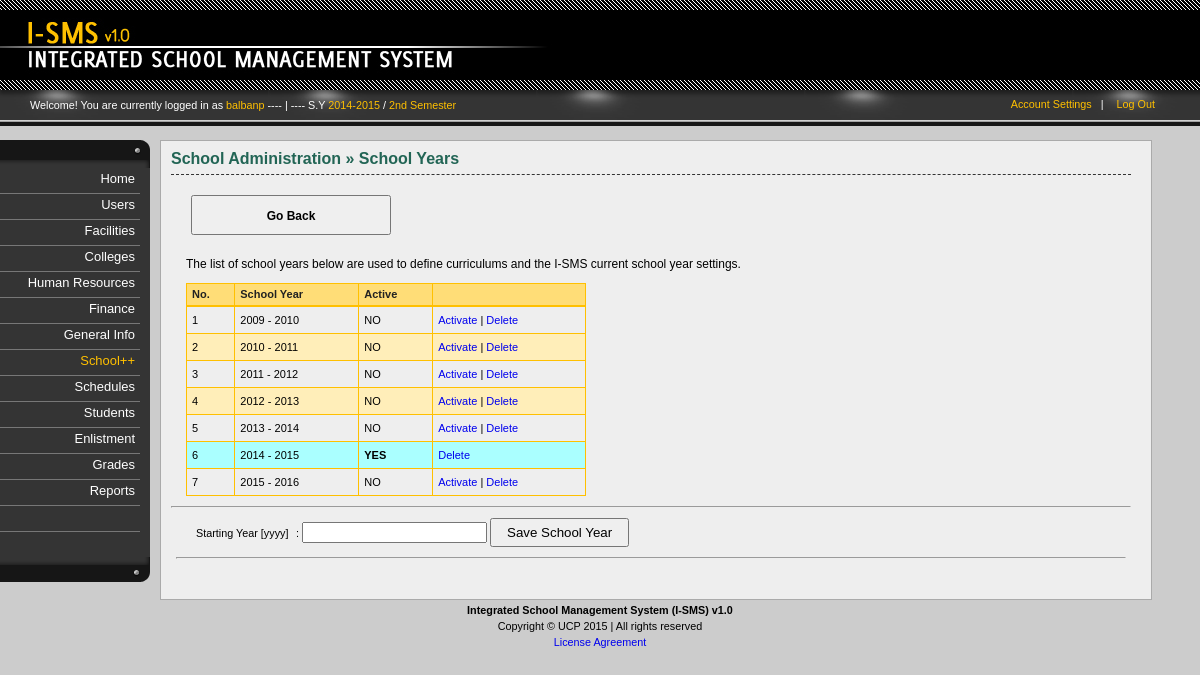
The page /schoolplusplus-school_years.php (signed in) on the database its author committed.
### _system/_config/sys_config.php (called while the page is built, shortened)
<?php
		$DIR_SERVER_FOLDER = "";
		$DIR_CSS_DEFAULT = "http://" . $_SERVER['HTTP_HOST'] . $DIR_SERVER_FOLDER . "/design/default/css/";
?>

### _libs/classes/fix.inc.php (called while the page is built, shortened)
<?php
	class SchoolYear2{
		function __construct($year_id, $start, $end, $active){
			$this->start = $start;
			$this->end = $end;
		}
	}
	class Semester2{
		function __construct($semester_id, $description, $shorthand, $active){
			$this->description = $description;
		}
	}
	class FixManager{
		private $conn = null;
		function __construct($conn = null){
			if($conn !== null){
				$this->conn = $conn;
			} else {
				$this->error = "No defined connection.";
			}
		}
		function GetActiveSchoolYear(){
			$years = null;
			if($this->conn == null){
				$error = "No defined connection.";
				return null;
			} else {
				$conn = $this->conn;
				$query = "SELECT SchoolYearID, Start, End, Active FROM `sch-school_years` WHERE Active=1 ";
				$query .= "ORDER BY Start";
				$result = $conn->query($query);
				if($conn->error <> ""){
					$this->error = $conn->error;
				} else {
					$years = array();
					$ctr = 0;
					if($result->num_rows > 0){
						while($row = $result->fetch_assoc()){
							$years[$ctr] = new SchoolYear2($row['SchoolYearID'], $row['Start'], $row['End'], $row['Active']);
							$ctr++;
						}
					}
				}
			}
			return $years;
		}
		function GetActiveSemester(){
			$semesters = null;
			if($this->conn == null){
				$error = "No defined connection.";
				return null;
			} else {
				$conn = $this->conn;
				$query = "SELECT SemesterID, Description, Shorthand, Active FROM `sch-semesters` ";
				$query .= "WHERE 1=1 AND Active=1 ";
				$result = $conn->query($query);
				if($conn->error <> ""){
					$this->error = $conn->error;
				} else {
					$semesters = array();
					$ctr = 0;
					if($result->num_rows > 0){
						while($row = $result->fetch_assoc()){
							$semesters[$ctr] = new Semester2($row['SemesterID'], $row['Description'], $row['Shorthand'], $row['Active']);
							$ctr++;
						}
					}
				}
			}
			return $semesters;
		}
	}
?>

### _libs/classes/schl.inc.php (called while the page is built, shortened)
<?php
	class SchoolYear{
		function __construct($year_id, $start, $end, $active){
			$this->year_id = $year_id;
			$this->start = $start;
			$this->end = $end;
			$this->active = $active;
		}
	}
	class SchoolManager{
		private $conn = null;
		function __construct($conn = null){
			if($conn !== null){
				$this->conn = $conn;
			} else {
				$this->error = "No defined connection.";
			}
		}
		function GetSchoolYears($school_year_id = null){
			$years = null;
			if($this->conn == null){
				$error = "No defined connection.";
				return null;
			} else {
				$conn = $this->conn;
				$query = "SELECT SchoolYearID, Start, End, Active FROM `sch-school_years` ";
				$query .= "ORDER BY Start";
				$result = $conn->query($query);
				if($conn->error <> ""){
					$this->error = $conn->error;
				} else {
					$years = array();
					$ctr = 0;
					if($result->num_rows > 0){
						while($row = $result->fetch_assoc()){
							$years[$ctr] = new SchoolYear($row['SchoolYearID'], $row['Start'], $row['End'], $row['Active']);
							$ctr++;
						}
					}
				}
			}
			return $years;
		}
	}
?>

### schoolplusplus-school_years.php (the view, shortened to what this page needs)
<?php
	require_once("_system/_config/sys_config.php");
	require_once(CLASSLIST . "user.inc.php");
	require_once(CLASSLIST . "menu.inc.php");
	require_once(CLASSLIST . "schl.inc.php");
	if(isset($_SESSION['UserInfo'])){
		$UserInfo = unserialize($_SESSION['UserInfo']);
	} else {
		header("Location: index.php?error=2");
		exit();
	}
	$ISMS = new ISMSConnection(CONNECTION_TYPE);
	$conn = $ISMS->GetConnection();
	$hnd = new SchoolManager($conn);
	$school_years = $hnd->GetSchoolYears();
?>
<!DOCTYPE html PUBLIC "-//W3C//DTD XHTML 1.0 Transitional//EN" "http://www.w3.org/TR/xhtml1/DTD/xhtml1-transitional.dtd">
<html lang="en-US" xml:lang="en-US" xmlns="http://www.w3.org/1999/xhtml">
	<head>
<?php
	require_once("_system/_config/head_config.php");
	echo "<link rel=\"stylesheet\" href=\"" . $DIR_CSS_DEFAULT . "home.css\" />";
	echo "<link rel=\"stylesheet\" href=\"" . $DIR_CSS_DEFAULT . "verticalnav.css\" />";
	echo "<link rel=\"stylesheet\" href=\"" . $DIR_CSS_DEFAULT . "columns.css\" />";
	echo "<link rel=\"stylesheet\" href=\"" . $DIR_CSS_DEFAULT . "content.css\" />";
	echo "<link rel=\"stylesheet\" href=\"" . $DIR_CSS_DEFAULT . "actions.css\" />";
	echo "<link rel=\"stylesheet\" href=\"" . $DIR_CSS_DEFAULT . "tables.css\" />";
	echo "<link rel=\"stylesheet\" href=\"" . $DIR_CSS_DEFAULT . "tweaks.css\" />";
?>
	</head>
	<body id="school">
		<div id="container">
			<div id="header">
				<?php require_once("_system/main/banner.inc.php"); ?>
				<?php require_once("_system/main/dashboard.inc.php"); ?>
			</div><?php  ?>
			<div id="body">
				<div class="content">
					<div class="column" id="column-first">
						<?php require_once("_system/main/mainmenu.inc.php"); ?>
					</div>
					<div class="column" id="column-second">
						<div class="inner">
							<h1>
								<span class="Highlight">School Administration &raquo; School Years</span>
							</h1>
							<div id="actions">
								<p class="action"><input type="button" value="Go Back" onclick="window.location='schoolplusplus.php'" />
								<?php  ?></p>
							</div>
							<p class="">The list of school years below are used to define curriculums and the I-SMS current school year settings.</p>
							<div class="table">
								<table class="times" cellspacing="0" title="">
									<thead>
										<th id="Count">No.</th>
										<th id="Position">School Year</th>
										<th id="Actions">Active</th>
										<th id="Actions"></th>
									</thead>
									<?php
										$ctr = 0;
										foreach($school_years as $item){
											$ctr++;
											if($ctr % 2 == 0){
												echo "<tr class=\"even ";
											} else {
												echo "<tr class=\"odd ";
											}
												if($item->active == 1){
													echo "active";
												}
												echo "\">";
												echo "<td>{$ctr}</td>";
												echo "<td>{$item->start} - {$item->end}</td>";
												if ($item->active == 1){
													echo "<td><b>YES</b></td>";
												} else { echo "<td>NO</td>"; }
												echo "<td class=\"Actions\">";
												if($item->active == 0){
													echo "<a href=\"schoolplusplus-school_years-process.php?id={$item->year_id}&action=activate\">Activate</a>";
													echo " | ";
												}
													echo "<a href=\"schoolplusplus-school_years-process.php?id={$item->year_id}&action=delete\" onclick=\"return confirm('Delete School Year? Click OK to continue.')\">Delete</a>";
												echo "</td>";
											echo "</tr>";
										}
									?>
								</table>
							</div>
							<form action="schoolplusplus-school_years-process.php" method="post">
								<hr class="form_top"/>
								<div class="table_form">
									<table class="form" cellspacing="0">
										<tr>
											<td class="label">Starting Year [yyyy]</td>
											<td class="input">: <input type="text" name="start_year" class="input_position" /> <input type="submit" class="button" name="year_save" value="Save School Year" /></td>
										</tr>
									</table>
									<hr class="form_top"/>
								</div>
							</form>
						</div>
					</div>
				</div>
			</div><?php  ?>
			<div id="footer">
				<?php require_once("_system/main/footer.inc.php"); ?>
			</div><?php  ?>
		</div>
	</body>
</html>

### _system/main/dashboard.inc.php (shortened to what this page needs)
<div id="dashboard">
	<div class="inner">
		<p class="greetings">Welcome! You are currently logged in as
			<span class="highlight">
				<?php echo $UserInfo->username; ?>
			</span>
			<?php
				require_once(CLASSLIST . 'fix.inc.php');
				$ISMS2 = new ISMSConnection(CONNECTION_TYPE);
				$conn2 = $ISMS2->GetConnection();
				$dash = new FixManager($conn2);
				$tmp_sy = $dash->GetActiveSchoolYear();
				$tmp_sem = $dash->GetActiveSemester();
				$curr_sy = $tmp_sy[0]->start . "-" . $tmp_sy[0]->end;
				$curr_sem = $tmp_sem[0]->description;
				if(isset($curr_sy)){
					echo " ---- | ---- S.Y <span class=\"highlight\">" . $curr_sy;
					echo "</span> / <span class=\"highlight\">" . $curr_sem . "</span>";
				}
			?>
		</p>
		<div class="options">
			<ul>
				<li><a href="account-settings.php">Account Settings</a>&nbsp;&nbsp;&nbsp;|</li>
				<li><a href="logout.php">Log Out</a></li>
			</ul>
		</div>
	</div>
</div>

### design/default/css/general.css (style rules this page uses)
html { font: 67.5% Arial, Tahoma, Verdana, "Times New Roman"; }
body { font-size: 100%; background-color: #f0efef; background-color: #ccc; background-image: url(../images/logo.png); padding-bottom: 20px; }
#header { height: 90px; background-color: #000; }
p { line-height: 1.5em; }
b { font-weight: bold; }
p.action input { width: 200px; height: 40px; font-weight: bold; font-family: Arial!important; }
p.action { font-size: 14px!important; }

### design/default/css/home.css (style rules this page uses)
#header { margin-bottom: 50px; }
#dashboard .inner { display: block; height: 24px; padding: 7px 0px 5px 30px; background-image: url("../images/dashboard.png"); background-color: #000; position:relative; }
#dashboard .options { position: absolute;right: 35px;top: 9px; width: 200px; text-align: right; }
#dashboard .options a { color: #ffc000; text-decoration: none }
#dashboard .options ul li { display: inline; margin-right: 10px; color: #fff; }
#dashboard .greetings { margin-top: 0px; color: #fff; }
#dashboard .inner .greetings .highlight { color: #ffc000; }

### design/default/css/columns.css (style rules this page uses)
.content div.column { float: left; }
#column-first { width: 160px; }
#column-second { width: 80%; background-color: #eee; border: 1px solid #aaa; padding: 10px 20px 30px 10px; color: 333; overflow: hidden; }

### design/default/css/content.css (style rules this page uses)
div#body { padding-bottom: 20px; }
div#column-second h1 { font-size: 16px; padding: 10px 30px 7px 0px; border-bottom: 1px dashed #333; margin-top: 10px; }
div#column-second h1:first-child { font-size: 16px; padding: 0px 30px 7px 0px; border-bottom: 1px dashed #333; margin-top: 0px; border-top: 0; }
div#column-second h1 span.Highlight { color: #226555; font-weight: bold; }
div#column-second p { margin: 10px 20px 0px 15px; font-size: 12px; }
div#actions p { font-size: 11px; }
div#actions input { font-size: 12px; font-family: "Century Gothic", Arial, Tahoma, Verdana, "Times New Roman" }

### design/default/css/actions.css (style rules this page uses)
div#actions { margin: 5px 0px 0px 0px; padding: 5px 5px 10px 5px; }
p.action input { padding: 3px 10px 2px 10px; }

### design/default/css/tables.css (style rules this page uses)
div.table { margin-left: 15px; margin-top: 10px; font-size: 11px; }
div.table table { border: 1px solid #ffc000; }
div.table table thead th { background-color: #ffdd77; border-bottom: 2px solid #ffc000; color: #222; font-weight: bold; }
div.table table thead th, div.table table td { padding: 5px 5px 5px 5px; text-align:left; }
div.table table th,div.table table td { border-right: 1px solid #ffc000; border-bottom: 1px solid #ffc000; }
div.table table td { cursor: pointer; line-height: 16px; }
div.table_form { margin: 10px 5px 10px 5px; }
div.table_form td { min-width: 100px; }
div.table_form input.button { padding: 5px 15px 5px 15px; }
div.table_form table.form { margin-left: 20px; }
hr.form_top { margin-top: 10px; }
div.table td.Actions a { text-decoration: none; }
div.table td { vertical-align: middle; }
div.table th { vertical-align: middle; }
table.times { width: 400px; }
tr.even { background-color: #ffeeb9; }
tr.active { background-color: #aff; }

### rows shown on the page
sch-school_years: curr_sy "2014-2015", Start "2014", End "2015", Active "YES"
sch-semesters: Description "2nd Semester"
sch-school_years: Start "2009", End "2010", Active "NO"
sch-school_years: Start "2010", End "2011", Active "NO"
sch-school_years: Start "2011", End "2012", Active "NO"
sch-school_years: Start "2012", End "2013", Active "NO"
sch-school_years: Start "2013", End "2014", Active "NO"
sch-school_years: Start "2015", End "2016", Active "NO"

### other values the page prints
$UserInfo->username "balbanp"
$MenuItem->display "Home"
$MenuItem->display "Users"
$MenuItem->display "Facilities"
$MenuItem->display "Colleges"
$MenuItem->display "Human Resources"
$MenuItem->display "Finance"
$MenuItem->display "General Info"
$MenuItem->display "School++"
$MenuItem->display "Schedules"
$MenuItem->display "Students"
$MenuItem->display "Enlistment"
$MenuItem->display "Grades"
$MenuItem->display "Reports"
